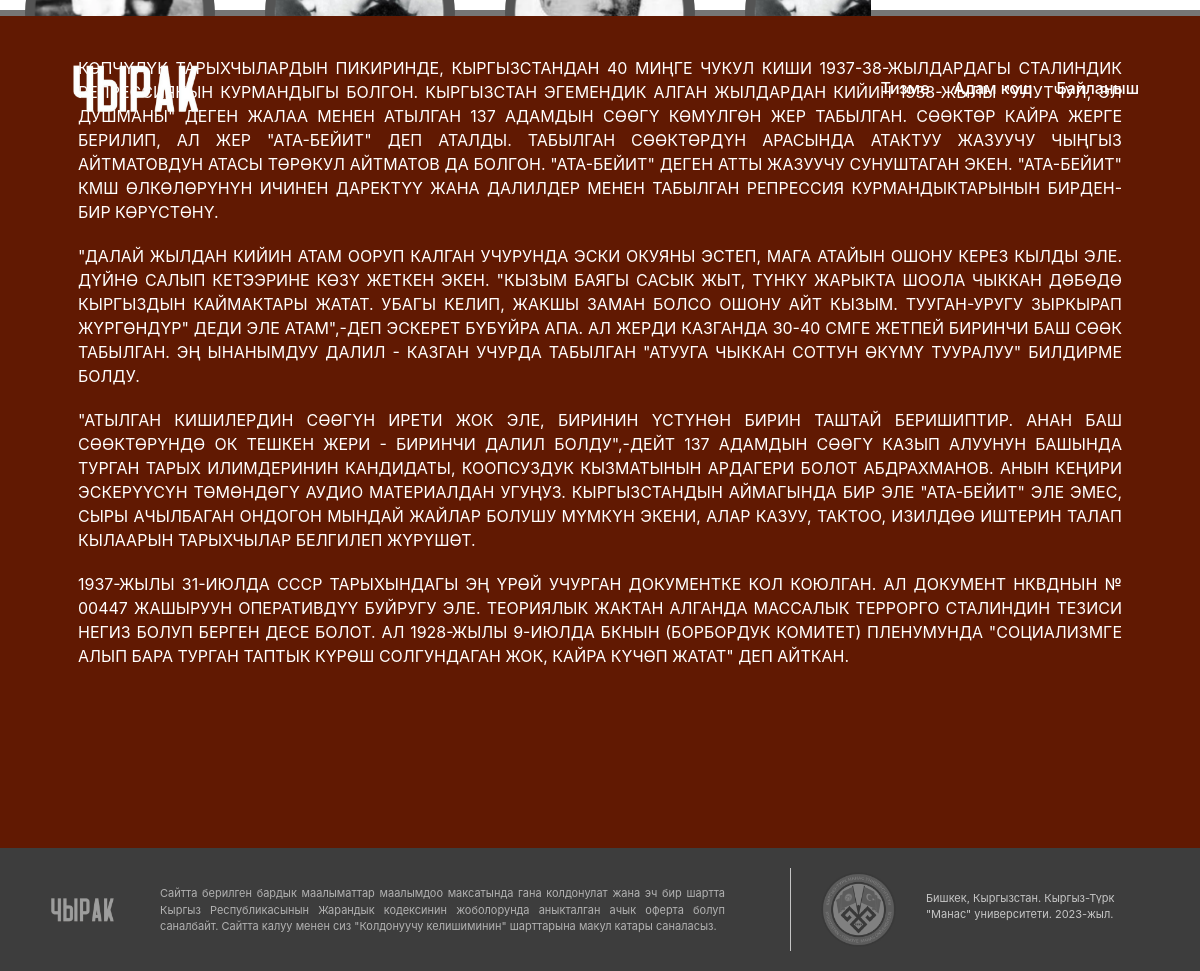
Page /home/ on the earlier database version.
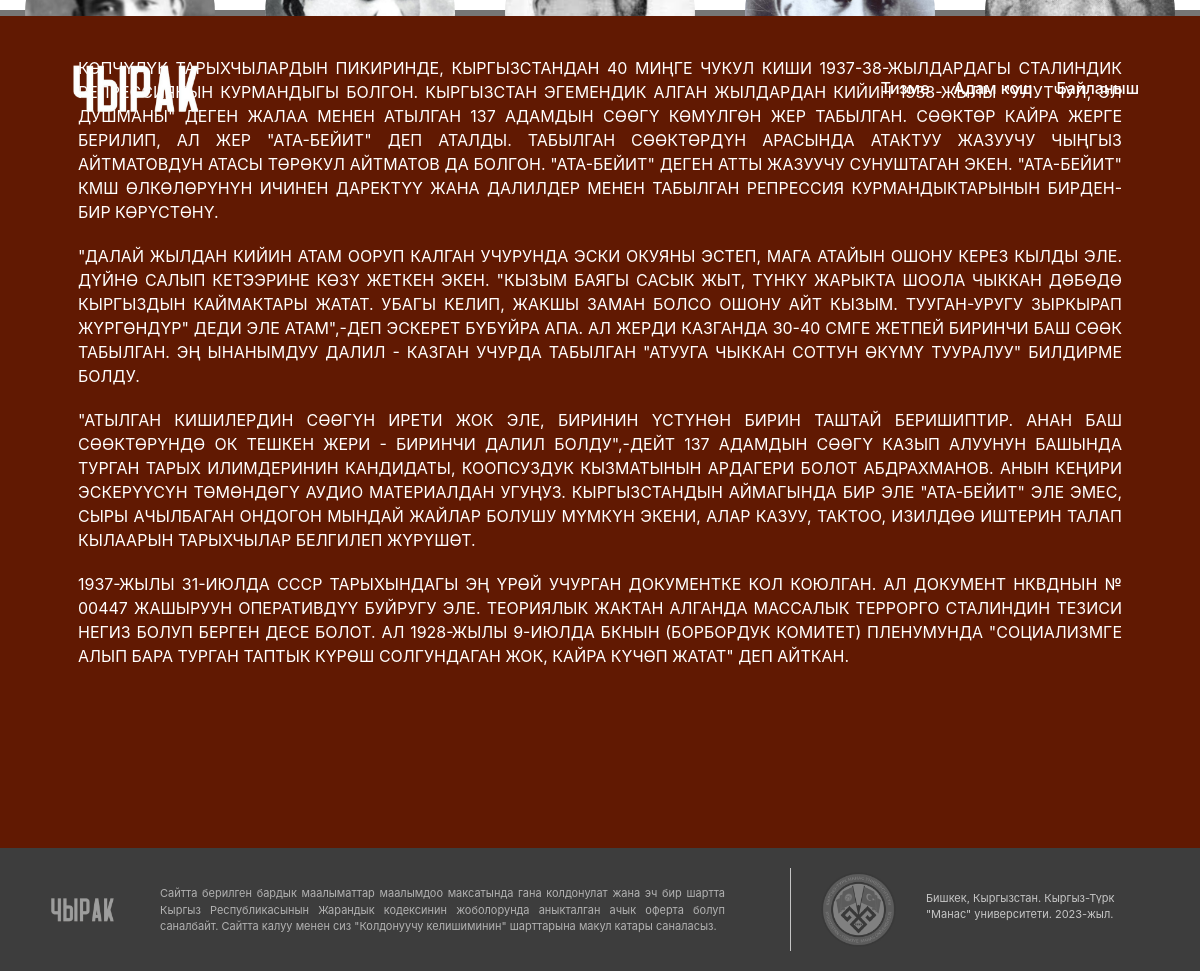
Same page on the later database version.
### person/models.py (models this page shows, shortened)
class Victim(models.Model):
    first_name = models.CharField(max_length=30)
    last_name = models.CharField(max_length=30)
    date_of_birth = models.DateField()
    date_of_death = models.DateField()
    place_of_birth = models.CharField(max_length=30)
    place_of_death = models.CharField(max_length=30)
    nationality = models.TextField(default='', blank=True, null=True)
    blame = models.TextField(blank=True, null=True)
    rehabilitated = models.CharField(max_length=30, blank=True, null=True)
    occupation = models.CharField(max_length=30, blank=True, null=True)
    bedfellow = models.CharField(max_length=30, blank=True, null=True)
    children = models.CharField(max_length=30, blank=True, null=True)
    photo = models.ImageField(upload_to='images/', blank=True, null=True)
    file = models.FileField(upload_to='uploads/%Y/%m/%d/', blank=True, null=True)
    desc_of_photo = models.TextField(default='', blank=True, null=True)
    desc_of_file = models.TextField(default='', blank=True, null=True)
    content = models.TextField(default="", blank=True, null=True)
    date_of_publish = models.DateField(default=datetime.now)
    up_vote = models.IntegerField(default=0)
    is_proven = models.BooleanField(default=False)
    before_edit_content = models.TextField(default="")
    after_edit_content = models.TextField(default="")
    date_of_editing = models.DateField(default=datetime.now)

### main/views.py (the view)
# urls.py: path('', views.index, name='index'),
def index(request):
    victims = Victim.objects.all()
    context = {'victims': victims}
    return render(request, 'main.html', context)

### main/templates/main.html (shortened to what this page needs)
{% load static %}
{% block style %}
    <link rel="stylesheet" href="{% static 'main.css' %}">
    <link rel="stylesheet" href="https://cdn.jsdelivr.net/npm/bootstrap@4.6.0/dist/css/bootstrap.min.css">
     <link rel="stylesheet" type="text/css" href="//cdn.jsdelivr.net/npm/slick-carousel@1.8.1/slick/slick.css"/>
    <link rel="stylesheet" type="text/css" href="//cdn.jsdelivr.net/npm/slick-carousel@1.8.1/slick/slick-theme.css"/>
{% endblock %}
<body>
    <div class="intro">
        <div class="video">
        </div>
        <div class="intro-overlay d-flex justify-center align-center">
            <div class="slider" style="display: flex; width: 100%">
                {% for victim in victims %}
                    <div class="slider__item">
                        <div style="max-width: 190px;
                                    margin: 0 auto;">
                            <a href="{% url 'person_page' victim.id %}">
                                <img class="slider_img" src="{{ victim.photo.url }}"
                                     alt="{{ victim.first_name}} {{vistim.last_name }}"
                                     style="border-radius: 50%;
                                            width: 100%;
                                            height: auto;"
                                >
                            </a>
                        </div>
                    </div>
                {% endfor %}
            </div>
        </div>
    </div>
    <div class="navigation-wrap">
		<div class="container">
			<div class="row">
				<div class="col-12">
					<nav class="navbar navbar-expand-md navbar-light">
						<a class="navbar-brand" href="{% url 'index' %}"><img src="{% static 'img/img.png' %}" alt=""></a>
                        <ul class="navbar-nav ml-auto py-4 py-md-0">
                            <li class="nav-item pl-4 pl-md-0 ml-0 ml-md-4">
                                <a class="nav-link" href="{% url 'list_of_person' %}">Тизме</a>
                            </li>
                            <li class="nav-item pl-4 pl-md-0 ml-0 ml-md-4">
                                <a class="nav-link" href="{% url 'create_person' %}">Адам кош</a>
                            </li>
                            <li class="nav-item pl-4 pl-md-0 ml-0 ml-md-4">
                                <a class="nav-link" href="{% url 'contact' %}" role="tab">Байланыш</a>
                            </li>
                        </ul>
					</nav>
				</div>
			</div>
		</div>
    </div>
    <div class="main-info-block">
        <div class="info-block">
            <div class="text-block">
                <p class="p-block">Көпчүлүк тарыхчылардын пикиринде, Кыргызстандан 40 миңге чукул киши 1937-38-жылдардагы сталиндик репрессиянын курмандыгы болгон.
                    Кыргызстан эгемендик алган жылдардан кийин 1938-жылы "улутчул, эл душманы" деген жалаа менен атылган 137 адамдын сөөгү көмүлгөн жер табылган. Сөөктөр кайра жерге берилип, ал жер "Ата-Бейит" деп аталды.
               Табылган сөөктөрдүн арасында атактуу жазуучу Чыңгыз Айтматовдун атасы Төрөкул Айтматов да болгон. "Ата-Бейит" деген атты жазуучу сунуштаган экен.
               "Ата-Бейит" КМШ өлкөлөрүнүн ичинен даректүү жана далилдер менен табылган репрессия курмандыктарынын бирден-бир көрүстөнү.</p>
                <p class="p-block">
                    "Далай жылдан кийин атам ооруп калган учурунда эски окуяны эстеп, мага атайын ошону керез кылды эле. Дүйнө салып кетээрине көзү жеткен экен.
                    "Кызым баягы сасык жыт, түнкү жарыкта шоола чыккан дөбөдө кыргыздын каймактары жатат.
                    Убагы келип, жакшы заман болсо ошону айт кызым. Тууган-уругу зыркырап жүргөндүр" деди эле атам",-деп эскерет Бүбүйра апа.
                    Ал жерди казганда 30-40 смге жетпей биринчи баш сөөк табылган. Эң ынанымдуу далил - казган учурда табылган "Атууга чыккан соттун өкүмү тууралуу" билдирме болду.
                </p>
                <p class="p-block">"Атылган кишилердин сөөгүн ирети жок эле, биринин үстүнөн бирин таштай беришиптир.
                    Анан баш сөөктөрүндө ок тешкен жери - биринчи далил болду",-дейт 137 адамдын сөөгү казып алуунун башында турган тарых илимдеринин кандидаты, коопсуздук кызматынын ардагери Болот Абдрахманов.
                    Анын кеңири эскерүүсүн төмөндөгү аудио материалдан угуңуз.
                    Кыргызстандын аймагында бир эле "Ата-Бейит" эле эмес, сыры ачылбаган ондогон мындай жайлар болушу мүмкүн экени, алар казуу, тактоо, изилдөө иштерин талап кылаарын тарыхчылар белгилеп жүрүшөт.
                </p>
                <p class="p-block">1937-жылы 31-июлда СССР тарыхындагы эң үрөй учурган документке кол коюлган. Ал документ НКВДнын № 00447 жашыруун оперативдүү буйругу эле.
                    Теориялык жактан алганда массалык террорго Сталиндин тезиси негиз болуп берген десе болот.
                    Ал 1928-жылы 9-июлда БКнын (Борбордук комитет) пленумунда "социализмге алып бара турган таптык күрөш солгундаган жок, кайра күчөп жатат" деп айткан.</p>
            </div>
        </div>
    </div>
    <div class="footer">
        <div class="container">
            <div class="row">
                <div class="col-8 d-flex justify-content-between align-items-center">
                    <img src="{% static 'img/img.png' %}" alt="Logo" class="footer-logo">
                    <p class="footer-text">
                        Сайтта берилген бардык маалыматтар маалымдоо максатында гана колдонулат жана
                        эч бир шартта Кыргыз Республикасынын Жарандык кодексинин жоболорунда
                        аныкталган ачык оферта болуп саналбайт. Сайтта калуу менен сиз
                        "Колдонуучу келишиминин" шарттарына макул катары саналасыз.
                    </p>
                </div>
                <div class="footer-text2 col-4 d-flex justify-content-between align-items-center">
                <img src="{% static 'img/img2.png' %}" alt="Logo" class="footer-logo">
                <p>
                    Бишкек, Кыргызстан. Кыргыз-Түрк "Манас" университети.
                    2023-жыл.
                </p>
            </div>
            </div>
        </div>
    </div>
</body>

### main/static/main.css (style rules this page uses)
.intro { max-height: 100vh; overflow: hidden; position: relative; }
.intro:after { width: 100%; height: 100%; content: ""; position: absolute; top: 0; left: 0; z-index: 2; }
.video { display: flex; justify-content: center; }
.intro-overlay { position: absolute; left: 50%; transform: translateX(-50%); width: 100%; display: flex; justify-content: center; align-items: center; max-width: 1500px; height: 40%; z-index: 4; color: #FFFFFF; background-color: rgba(61, 61, 61, 0.7); bottom: 0; }
.navigation-wrap { position: absolute; width: 100%; top: 0; left: 0; z-index: 1000; -webkit-transition : all 0.3s ease-out; transition : all 0.3s ease-out; }
.navbar { padding: 0; }
.navbar-brand img { height: 150px; width: auto; display: block; }
.nav-link { color: #FFFFFF !important; font-weight: 500; transition: all 200ms linear; }
.nav-link { position: relative; padding: 5px 0 !important; display: inline-block; }
.nav-item:after { position: absolute; bottom: -5px; left: 0; width: 100%; height: 2px; content: ''; background-color: white; opacity: 0; transition: all 200ms linear; }
.nav-item { position: relative; transition: all 200ms linear; }
.footer { width: 100%; max-width: 1500px; margin: 0 auto; background-color: #3D3D3D; color: #FFFFFF; padding: 20px; }
.footer-logo { width: 75px; height: auto; margin-left: auto; opacity: 0.5; }
.footer-text { text-align: justify; font-size: 11px; opacity: 0.6; margin-right: 50px; padding-left: 40px; margin-top:17px; }
.footer-text2 { border-left: 1px solid #FFFFFF; font-size: 11px; opacity: 0.7; }
.footer-text2 img { margin-left: 15px; }
.footer-text2 p { margin-left: 30px; margin-top: 10px; }
@media only screen and (min-width: 992px) { .footer { padding: 20px; } }
@media only screen and (min-width: 992px) { .footer-logo { width: 75px; } }
@media only screen and (min-width: 992px) { .footer-text { font-size: 11px; margin-right: 50px; padding-left: 40px; margin-top:17px; text-align: justify; } }
@media only screen and (min-width: 992px) { .footer-text2 { border-left: 1px solid #FFFFFF; border-top: none; margin-top: 0; padding-top: 0; text-align: left; } }
.main-info-block { max-width: auto; }
.info-block { max-width: 1500px; margin: 0 auto; }
.text-block { background-color: #611902; padding: 20px; position: relative; }
.p-block { color: #ffffff; text-transform: uppercase; text-align: justify; margin: 20px 5%; opacity: 0; transform: translateY(100%); transition: opacity 0.5s ease-in-out, transform 0.5s ease-in-out; }
.p-block.element-show { opacity: 1; transition: all 1s; transform: translateY(0%); }

Differences in the rows shown:
changed Victim (number 1 of 5 on the later page): photo: a different picture
changed Victim (number 2 of 5 on the later page): photo: a different picture
changed Victim (number 3 of 5 on the later page): photo: a different picture
changed Victim (number 4 of 5 on the later page): photo: a different picture
changed Victim (number 5 of 5 on the later page): photo: a different picture
